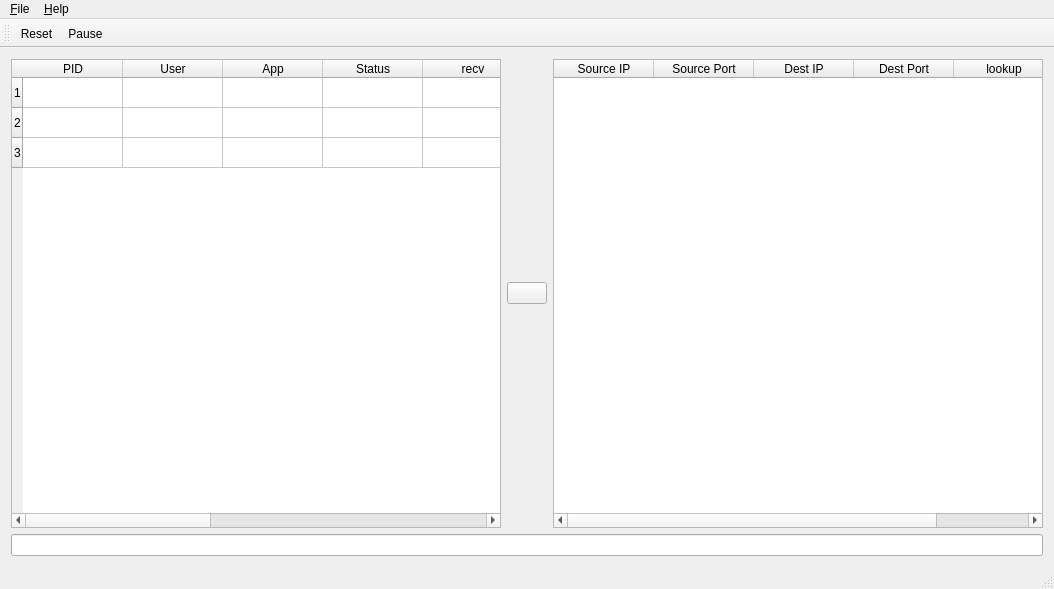
<?xml version="1.0" encoding="UTF-8"?>
<ui version="4.0">
 <class>MainWindow</class>
 <widget class="QMainWindow" name="MainWindow">
  <property name="geometry">
   <rect>
    <x>0</x>
    <y>0</y>
    <width>1054</width>
    <height>589</height>
   </rect>
  </property>
  <property name="minimumSize">
   <size>
    <width>100</width>
    <height>0</height>
   </size>
  </property>
  <property name="windowTitle">
   <string>nethogs-qt</string>
  </property>
  <property name="windowIcon">
   <iconset resource="nethogs-qt.qrc">
    <normaloff>:/logo.png</normaloff>:/logo.png</iconset>
  </property>
  <widget class="QWidget" name="centralWidget">
   <layout class="QVBoxLayout" name="verticalLayout">
    <item>
     <layout class="QHBoxLayout" name="horizontalLayout">
      <item>
       <widget class="QTableWidget" name="tableWidget">
        <property name="sizePolicy">
         <sizepolicy hsizetype="MinimumExpanding" vsizetype="MinimumExpanding">
          <horstretch>0</horstretch>
          <verstretch>0</verstretch>
         </sizepolicy>
        </property>
        <property name="rowCount">
         <number>3</number>
        </property>
        <property name="columnCount">
         <number>10</number>
        </property>
        <row/>
        <row/>
        <row/>
        <column>
         <property name="text">
          <string>PID</string>
         </property>
        </column>
        <column>
         <property name="text">
          <string>User</string>
         </property>
        </column>
        <column>
         <property name="text">
          <string>App</string>
         </property>
        </column>
        <column>
         <property name="text">
          <string>Status</string>
         </property>
        </column>
        <column>
         <property name="text">
          <string>recv</string>
         </property>
        </column>
        <column>
         <property name="text">
          <string>sent</string>
         </property>
        </column>
        <column>
         <property name="text">
          <string>recv/s</string>
         </property>
        </column>
        <column>
         <property name="text">
          <string>sent/s</string>
         </property>
        </column>
        <column>
         <property name="text">
          <string>devname</string>
         </property>
        </column>
        <column>
         <property name="text">
          <string>More</string>
         </property>
        </column>
        <item row="0" column="4">
         <property name="text">
          <string/>
         </property>
        </item>
       </widget>
      </item>
      <item>
       <widget class="QPushButton" name="pushButton_back">
        <property name="text">
         <string/>
        </property>
        <property name="icon">
         <iconset resource="nethogs-qt.qrc">
          <normaloff>:/arrow_left.jpeg</normaloff>:/arrow_left.jpeg</iconset>
        </property>
        <property name="iconSize">
         <size>
          <width>64</width>
          <height>64</height>
         </size>
        </property>
       </widget>
      </item>
      <item>
       <widget class="QTableWidget" name="tableWidget_2">
        <property name="maximumSize">
         <size>
          <width>800</width>
          <height>16777215</height>
         </size>
        </property>
        <column>
         <property name="text">
          <string>Source IP</string>
         </property>
        </column>
        <column>
         <property name="text">
          <string>Source Port</string>
         </property>
        </column>
        <column>
         <property name="text">
          <string>Dest IP</string>
         </property>
        </column>
        <column>
         <property name="text">
          <string>Dest Port</string>
         </property>
        </column>
        <column>
         <property name="text">
          <string>lookup</string>
         </property>
        </column>
       </widget>
      </item>
     </layout>
    </item>
    <item>
     <widget class="QLineEdit" name="lineEdit"/>
    </item>
   </layout>
  </widget>
  <widget class="QMenuBar" name="menuBar">
   <property name="geometry">
    <rect>
     <x>0</x>
     <y>0</y>
     <width>1054</width>
     <height>19</height>
    </rect>
   </property>
   <widget class="QMenu" name="menuFile">
    <property name="title">
     <string>&amp;File</string>
    </property>
    <addaction name="actionExit"/>
   </widget>
   <widget class="QMenu" name="menuHelp">
    <property name="title">
     <string>&amp;Help</string>
    </property>
    <addaction name="actionAbout"/>
    <addaction name="actionAbout_Qt"/>
   </widget>
   <addaction name="menuFile"/>
   <addaction name="menuHelp"/>
  </widget>
  <widget class="QToolBar" name="mainToolBar">
   <attribute name="toolBarArea">
    <enum>TopToolBarArea</enum>
   </attribute>
   <attribute name="toolBarBreak">
    <bool>false</bool>
   </attribute>
   <addaction name="actionReset"/>
   <addaction name="actionPause"/>
  </widget>
  <widget class="QStatusBar" name="statusBar"/>
  <action name="actionAbout">
   <property name="text">
    <string>&amp;About</string>
   </property>
  </action>
  <action name="actionExit">
   <property name="text">
    <string>&amp;Exit</string>
   </property>
  </action>
  <action name="actionAbout_Qt">
   <property name="text">
    <string>About &amp;Qt</string>
   </property>
  </action>
  <action name="actionPause">
   <property name="icon">
    <iconset resource="nethogs-qt.qrc">
     <normaloff>:/pause.png</normaloff>:/pause.png</iconset>
   </property>
   <property name="text">
    <string>Pause</string>
   </property>
  </action>
  <action name="actionReset">
   <property name="icon">
    <iconset resource="nethogs-qt.qrc">
     <normaloff>:/reset.png</normaloff>:/reset.png</iconset>
   </property>
   <property name="text">
    <string>Reset</string>
   </property>
  </action>
 </widget>
 <layoutdefault spacing="6" margin="11"/>
 <resources>
  <include location="nethogs-qt.qrc"/>
 </resources>
 <connections/>
</ui>
